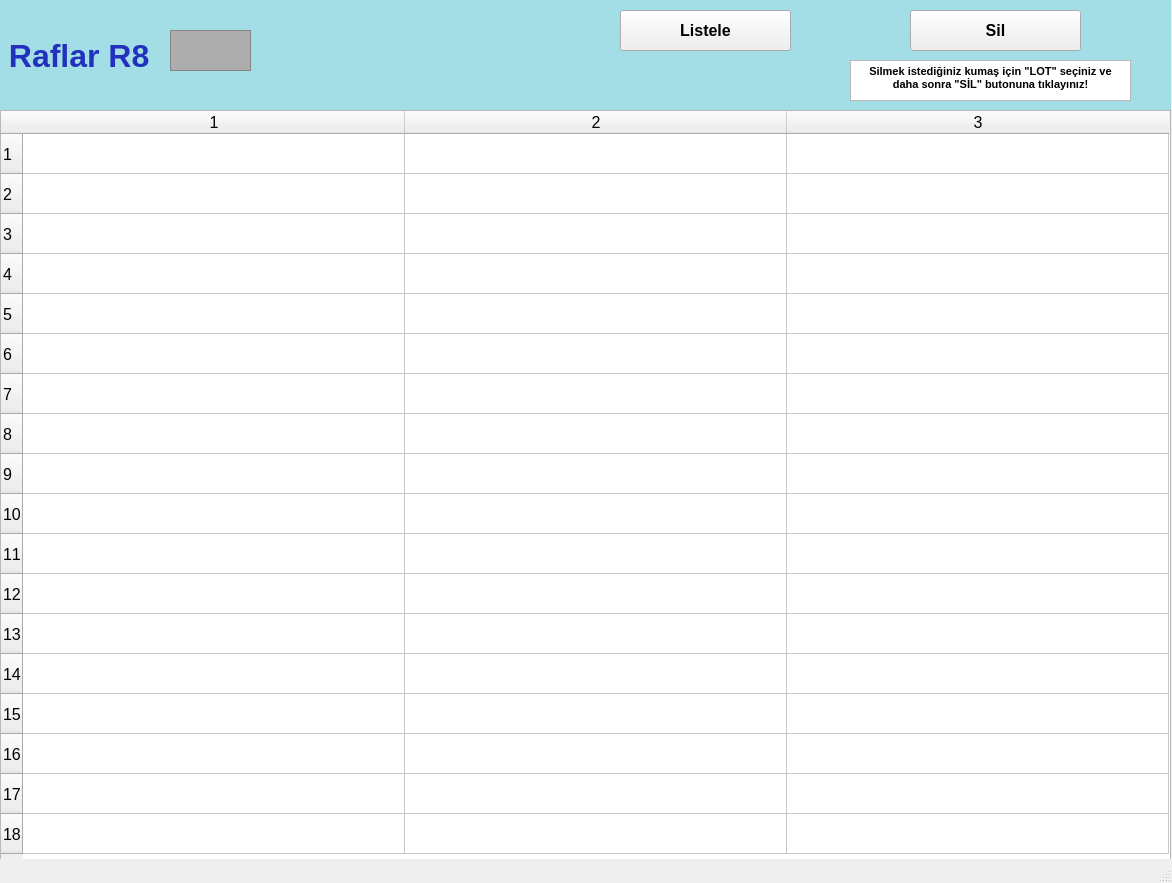
<?xml version="1.0" encoding="UTF-8"?>
<ui version="4.0">
 <class>raflarR8_ekran</class>
 <widget class="QMainWindow" name="raflarR8_ekran">
  <property name="geometry">
   <rect>
    <x>0</x>
    <y>0</y>
    <width>1172</width>
    <height>883</height>
   </rect>
  </property>
  <property name="font">
   <font>
    <pointsize>12</pointsize>
    <weight>50</weight>
    <bold>false</bold>
    <kerning>false</kerning>
   </font>
  </property>
  <property name="windowTitle">
   <string/>
  </property>
  <widget class="QWidget" name="centralwidget">
   <widget class="QLabel" name="raflarR1yazi_lbl">
    <property name="geometry">
     <rect>
      <x>0</x>
      <y>0</y>
      <width>1171</width>
      <height>111</height>
     </rect>
    </property>
    <property name="font">
     <font>
      <pointsize>24</pointsize>
      <weight>75</weight>
      <bold>true</bold>
     </font>
    </property>
    <property name="styleSheet">
     <string notr="true">background-color: rgb(163, 221, 229);
color: rgb(34, 50, 190);</string>
    </property>
    <property name="text">
     <string> Raflar R8</string>
    </property>
   </widget>
   <widget class="QFrame" name="raflarR1_img">
    <property name="geometry">
     <rect>
      <x>170</x>
      <y>30</y>
      <width>81</width>
      <height>41</height>
     </rect>
    </property>
    <property name="styleSheet">
     <string notr="true">background-color: rgb(173, 173, 173);</string>
    </property>
    <property name="frameShape">
     <enum>QFrame::StyledPanel</enum>
    </property>
    <property name="frameShadow">
     <enum>QFrame::Raised</enum>
    </property>
   </widget>
   <widget class="QTableWidget" name="R8_tw">
    <property name="geometry">
     <rect>
      <x>0</x>
      <y>110</y>
      <width>1171</width>
      <height>751</height>
     </rect>
    </property>
    <property name="baseSize">
     <size>
      <width>0</width>
      <height>0</height>
     </size>
    </property>
    <property name="rowCount">
     <number>18</number>
    </property>
    <property name="columnCount">
     <number>3</number>
    </property>
    <attribute name="horizontalHeaderVisible">
     <bool>true</bool>
    </attribute>
    <attribute name="horizontalHeaderCascadingSectionResizes">
     <bool>false</bool>
    </attribute>
    <attribute name="horizontalHeaderDefaultSectionSize">
     <number>382</number>
    </attribute>
    <attribute name="horizontalHeaderMinimumSectionSize">
     <number>38</number>
    </attribute>
    <attribute name="verticalHeaderDefaultSectionSize">
     <number>40</number>
    </attribute>
    <attribute name="verticalHeaderMinimumSectionSize">
     <number>23</number>
    </attribute>
    <row/>
    <row/>
    <row/>
    <row/>
    <row/>
    <row/>
    <row/>
    <row/>
    <row/>
    <row/>
    <row/>
    <row/>
    <row/>
    <row/>
    <row/>
    <row/>
    <row/>
    <row/>
    <column/>
    <column/>
    <column/>
   </widget>
   <widget class="QPushButton" name="listeleR8_btn">
    <property name="geometry">
     <rect>
      <x>620</x>
      <y>10</y>
      <width>171</width>
      <height>41</height>
     </rect>
    </property>
    <property name="font">
     <font>
      <pointsize>12</pointsize>
      <weight>75</weight>
      <bold>true</bold>
     </font>
    </property>
    <property name="text">
     <string>Listele</string>
    </property>
   </widget>
   <widget class="QPushButton" name="silR8_btn">
    <property name="geometry">
     <rect>
      <x>910</x>
      <y>10</y>
      <width>171</width>
      <height>41</height>
     </rect>
    </property>
    <property name="font">
     <font>
      <pointsize>12</pointsize>
      <weight>75</weight>
      <bold>true</bold>
     </font>
    </property>
    <property name="text">
     <string>Sil</string>
    </property>
   </widget>
   <widget class="QTextBrowser" name="textBrowser">
    <property name="geometry">
     <rect>
      <x>850</x>
      <y>60</y>
      <width>281</width>
      <height>41</height>
     </rect>
    </property>
    <property name="html">
     <string>&lt;!DOCTYPE HTML PUBLIC &quot;-//W3C//DTD HTML 4.0//EN&quot; &quot;http://www.w3.org/TR/REC-html40/strict.dtd&quot;&gt;
&lt;html&gt;&lt;head&gt;&lt;meta name=&quot;qrichtext&quot; content=&quot;1&quot; /&gt;&lt;style type=&quot;text/css&quot;&gt;
p, li { white-space: pre-wrap; }
&lt;/style&gt;&lt;/head&gt;&lt;body style=&quot; font-family:'MS Shell Dlg 2'; font-size:12pt; font-weight:400; font-style:normal;&quot;&gt;
&lt;p align=&quot;center&quot; style=&quot; margin-top:0px; margin-bottom:0px; margin-left:0px; margin-right:0px; -qt-block-indent:0; text-indent:0px;&quot;&gt;&lt;span style=&quot; font-size:8pt; font-weight:600;&quot;&gt;Silmek istediğiniz kumaş için &amp;quot;LOT&amp;quot; seçiniz ve daha sonra &amp;quot;SİL&amp;quot; butonuna tıklayınız!&lt;/span&gt;&lt;/p&gt;&lt;/body&gt;&lt;/html&gt;</string>
    </property>
   </widget>
  </widget>
  <widget class="QStatusBar" name="statusbar"/>
 </widget>
 <resources/>
 <connections/>
</ui>
